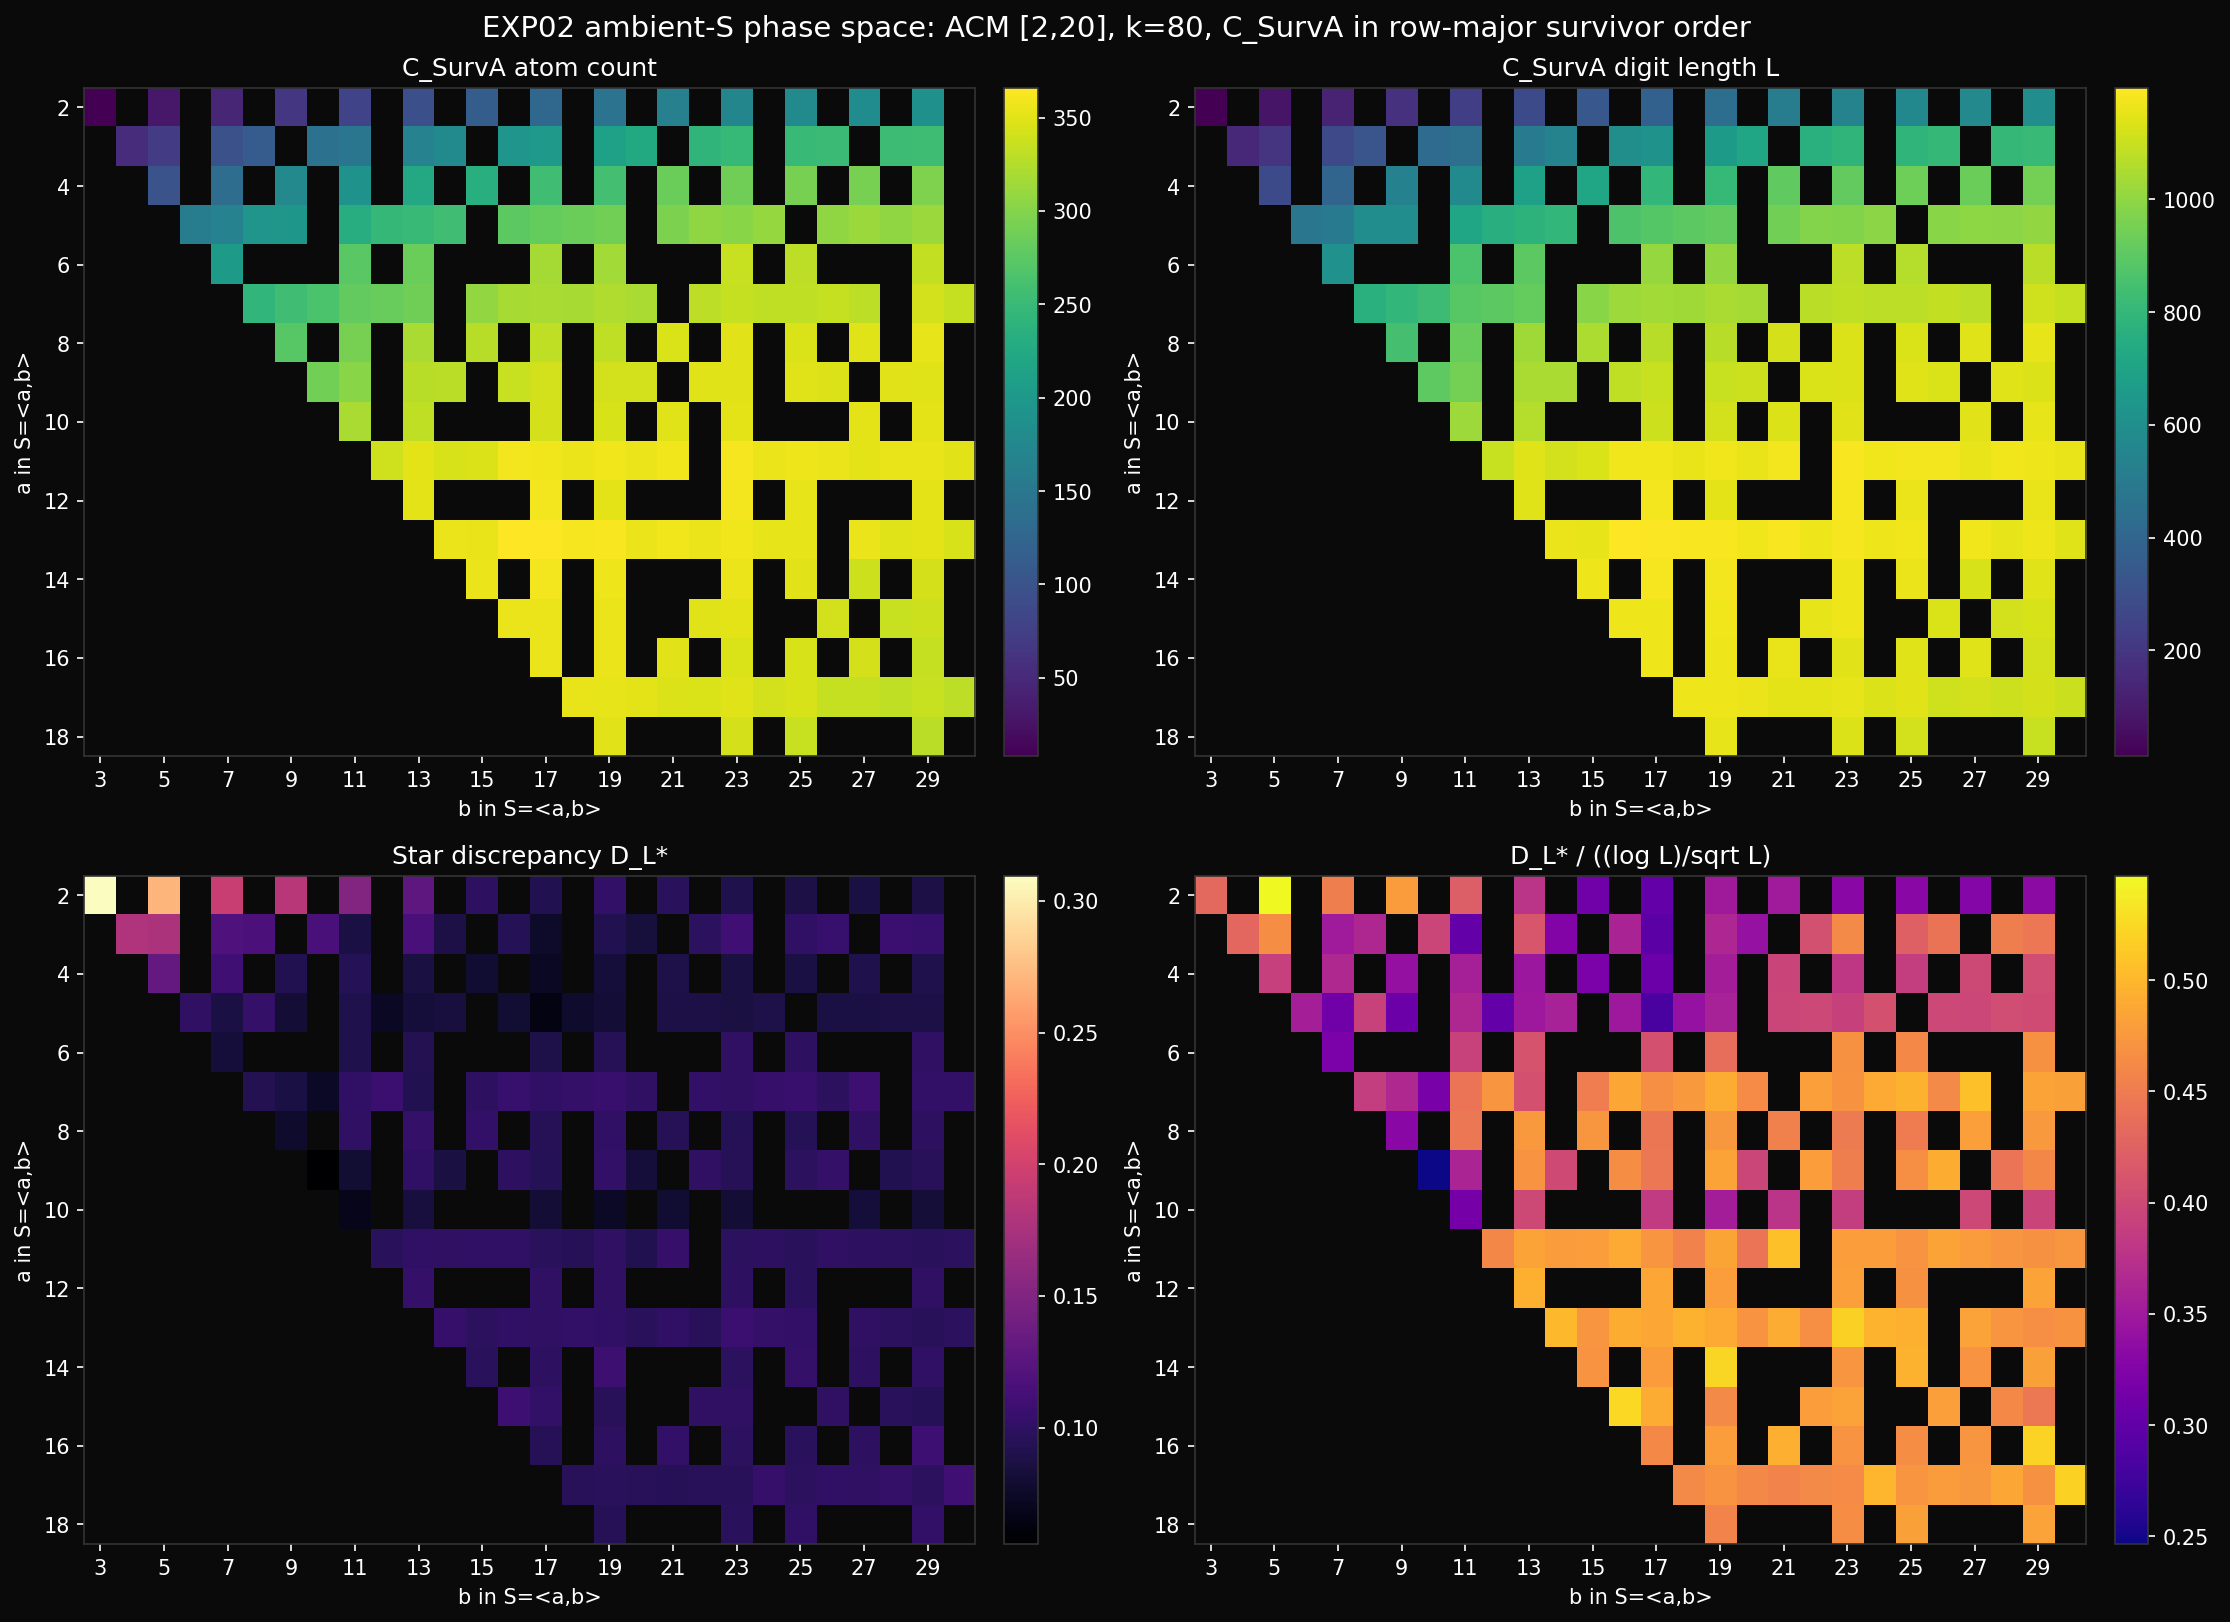

Generate this figure with Python:
"""
EXP02 — phase space of ambient numerical semigroups for C_SurvA.

Fix the ACM survivor window from the interlock setting, then vary the
ambient two-generator numerical semigroup S = <a,b>.  For each coprime
pair a < b, build C_SurvA: the ACM survivors that are also
multiplicative atoms of (S, ·), in ACM read order.

The plotted observables are atom count, digit length, star discrepancy
D_L* of the shifted decimal-tail orbit, and the ratio to (log L)/sqrt L.

Outputs:
- exp02_phase_space.png
- exp02_phase_space.txt
"""

import math
import os
import sys

import numpy as np
import matplotlib.pyplot as plt

HERE = os.path.dirname(os.path.abspath(__file__))
ROOT = os.path.abspath(os.path.join(HERE, '..', '..', '..'))
sys.path.insert(0, os.path.join(ROOT, 'interlock'))

from ns_atoms import numerical_semigroup, is_atom, frobenius_number, gap_set  # noqa: E402


N0, N1, K = 2, 20, 80
A_MIN, A_MAX = 2, 18
B_MIN, B_MAX = 3, 30
PRECISION = 18

PALETTE = {
    "bg": "#0a0a0a",
    "fg": "white",
    "grid": "#333333",
}


def nth_n_prime(n, index):
    q, r = divmod(index - 1, n - 1)
    return n * (q * n + r + 1)


def bundle_atoms(n0, n1, k):
    return [(n, nth_n_prime(n, j))
            for n in range(n0, n1 + 1)
            for j in range(1, k + 1)]


def acm_survivors(atoms):
    counts = {}
    for _, m in atoms:
        counts[m] = counts.get(m, 0) + 1
    return [m for _, m in atoms if counts[m] == 1], counts


def digit_string(values):
    return ''.join(str(int(v)) for v in values)


def tail_orbit(ds, precision=PRECISION):
    L = len(ds)
    if L == 0:
        return np.array([], dtype=np.float64)
    digits = np.frombuffer(ds.encode(), dtype=np.uint8) - ord('0')
    weights = 10.0 ** (-(np.arange(precision) + 1))
    pad = np.concatenate([digits, np.zeros(precision, dtype=np.uint8)])
    orbit = np.zeros(L, dtype=np.float64)
    for j in range(precision):
        orbit += pad[j:j + L] * weights[j]
    return orbit


def star_discrepancy(values):
    sorted_v = np.sort(np.asarray(values, dtype=np.float64))
    n = len(sorted_v)
    if n == 0:
        return float('nan')
    i = np.arange(1, n + 1, dtype=np.float64)
    d_plus = float(np.max(i / n - sorted_v))
    d_minus = float(np.max(sorted_v - (i - 1) / n))
    return max(d_plus, d_minus)


def build_grids():
    atoms = bundle_atoms(N0, N1, K)
    surv_values, counts = acm_survivors(atoms)
    max_value = max(m for _, m in atoms)

    shape = (A_MAX - A_MIN + 1, B_MAX - B_MIN + 1)
    atom_count = np.full(shape, np.nan)
    digit_len = np.full(shape, np.nan)
    d_star = np.full(shape, np.nan)
    ratio = np.full(shape, np.nan)
    frob = np.full(shape, np.nan)
    gap_count = np.full(shape, np.nan)
    records = []

    for a in range(A_MIN, A_MAX + 1):
        for b in range(B_MIN, B_MAX + 1):
            if b <= a or math.gcd(a, b) != 1:
                continue
            row = a - A_MIN
            col = b - B_MIN
            S = numerical_semigroup((a, b), max_value)
            values = [m for m in surv_values if is_atom(m, S)]
            ds = digit_string(values)
            L = len(ds)
            D = star_discrepancy(tail_orbit(ds)) if L else float('nan')
            ref = math.log(L) / math.sqrt(L) if L > 1 else float('nan')
            R = D / ref if ref and not math.isnan(ref) else float('nan')
            F = frobenius_number(S, max_value)
            G = gap_set(S, max_value)

            atom_count[row, col] = len(values)
            digit_len[row, col] = L
            d_star[row, col] = D
            ratio[row, col] = R
            frob[row, col] = F
            gap_count[row, col] = len(G)
            records.append({
                "a": a,
                "b": b,
                "F": F,
                "gap_count": len(G),
                "atom_count": len(values),
                "digit_len": L,
                "d_star": D,
                "ratio": R,
                "first": values[:16],
            })
    meta = {
        "atoms": atoms,
        "surv_values": surv_values,
        "counts": counts,
        "max_value": max_value,
    }
    grids = {
        "atom_count": atom_count,
        "digit_len": digit_len,
        "d_star": d_star,
        "ratio": ratio,
        "frob": frob,
        "gap_count": gap_count,
    }
    return records, grids, meta


def write_summary(path, records, meta):
    by_len = sorted(records, key=lambda r: r["digit_len"])
    by_d = sorted(records, key=lambda r: r["d_star"])
    by_ratio = sorted(records, key=lambda r: r["ratio"])
    lines = [
        "EXP02 ambient-S phase space for C_SurvA",
        f"ACM window = [{N0},{N1}], k = {K}",
        f"ambient S = <a,b>, {A_MIN} <= a <= {A_MAX}, "
        f"{B_MIN} <= b <= {B_MAX}, gcd(a,b)=1, a<b",
        f"bundle atoms = {len(meta['atoms'])}",
        f"ACM survivors = {len(meta['surv_values'])}",
        f"max bundle integer = {meta['max_value']}",
        f"phase cells = {len(records)}",
        "",
        "Metric definitions:",
        "  atoms = number of ACM survivors that are also in A_S",
        "  L = decimal digit length of C_SurvA",
        "  D_L* = star discrepancy of shifted decimal-tail orbit",
        "  ratio = D_L* / ((log L)/sqrt L)",
        "",
    ]

    def add_table(title, rows, reverse=False):
        lines.extend([title, f"{'S':<9} {'F':>4} {'|G|':>4} {'atoms':>6} "
                      f"{'L':>6} {'D_L*':>8} {'ratio':>7}",
                      "-" * 52])
        for r in (list(reversed(rows)) if reverse else rows)[:10]:
            lines.append(f"<{r['a']},{r['b']}>   {r['F']:>4} "
                         f"{r['gap_count']:>4} {r['atom_count']:>6} "
                         f"{r['digit_len']:>6} {r['d_star']:>8.4f} "
                         f"{r['ratio']:>7.3f}")
        lines.append("")

    add_table("Smallest C_SurvA digit length:", by_len)
    add_table("Largest C_SurvA digit length:", by_len, reverse=True)
    add_table("Lowest D_L*:", by_d)
    add_table("Highest D_L*:", by_d, reverse=True)
    add_table("Lowest benchmark ratio:", by_ratio)
    add_table("Highest benchmark ratio:", by_ratio, reverse=True)

    with open(path, "w") as f:
        f.write("\n".join(lines) + "\n")


def draw_heatmaps(path, grids):
    fig, axes = plt.subplots(2, 2, figsize=(15, 11))
    fig.patch.set_facecolor(PALETTE["bg"])
    axes = axes.ravel()

    panels = [
        ("C_SurvA atom count", grids["atom_count"], "viridis"),
        ("C_SurvA digit length L", grids["digit_len"], "viridis"),
        ("Star discrepancy D_L*", grids["d_star"], "magma"),
        ("D_L* / ((log L)/sqrt L)", grids["ratio"], "plasma"),
    ]

    x0, x1 = B_MIN - 0.5, B_MAX + 0.5
    y0, y1 = A_MAX + 0.5, A_MIN - 0.5
    for ax, (title, data, cmap) in zip(axes, panels):
        ax.set_facecolor(PALETTE["bg"])
        masked = np.ma.masked_invalid(data)
        im = ax.imshow(masked, extent=(x0, x1, y0, y1),
                       interpolation="nearest", aspect="auto", cmap=cmap)
        ax.set_title(title, color=PALETTE["fg"], fontsize=12)
        ax.set_xlabel("b in S=<a,b>", color=PALETTE["fg"])
        ax.set_ylabel("a in S=<a,b>", color=PALETTE["fg"])
        ax.set_xticks(range(B_MIN, B_MAX + 1, 2))
        ax.set_yticks(range(A_MIN, A_MAX + 1, 2))
        ax.tick_params(colors=PALETTE["fg"])
        for spine in ax.spines.values():
            spine.set_color(PALETTE["grid"])
        cbar = fig.colorbar(im, ax=ax, fraction=0.046, pad=0.03)
        cbar.ax.tick_params(colors=PALETTE["fg"])
        cbar.outline.set_edgecolor(PALETTE["grid"])

    fig.suptitle(
        f"EXP02 ambient-S phase space: ACM [{N0},{N1}], k={K}, "
        "C_SurvA in row-major survivor order",
        color=PALETTE["fg"],
        fontsize=14,
    )
    plt.tight_layout()
    plt.savefig(path, dpi=150, facecolor=PALETTE["bg"], bbox_inches="tight")


def main():
    records, grids, meta = build_grids()
    txt_path = os.path.join(HERE, "exp02_phase_space.txt")
    png_path = os.path.join(HERE, "exp02_phase_space.png")
    write_summary(txt_path, records, meta)
    draw_heatmaps(png_path, grids)
    print(f"Saved {txt_path}")
    print(f"Saved {png_path}")


if __name__ == "__main__":
    main()
